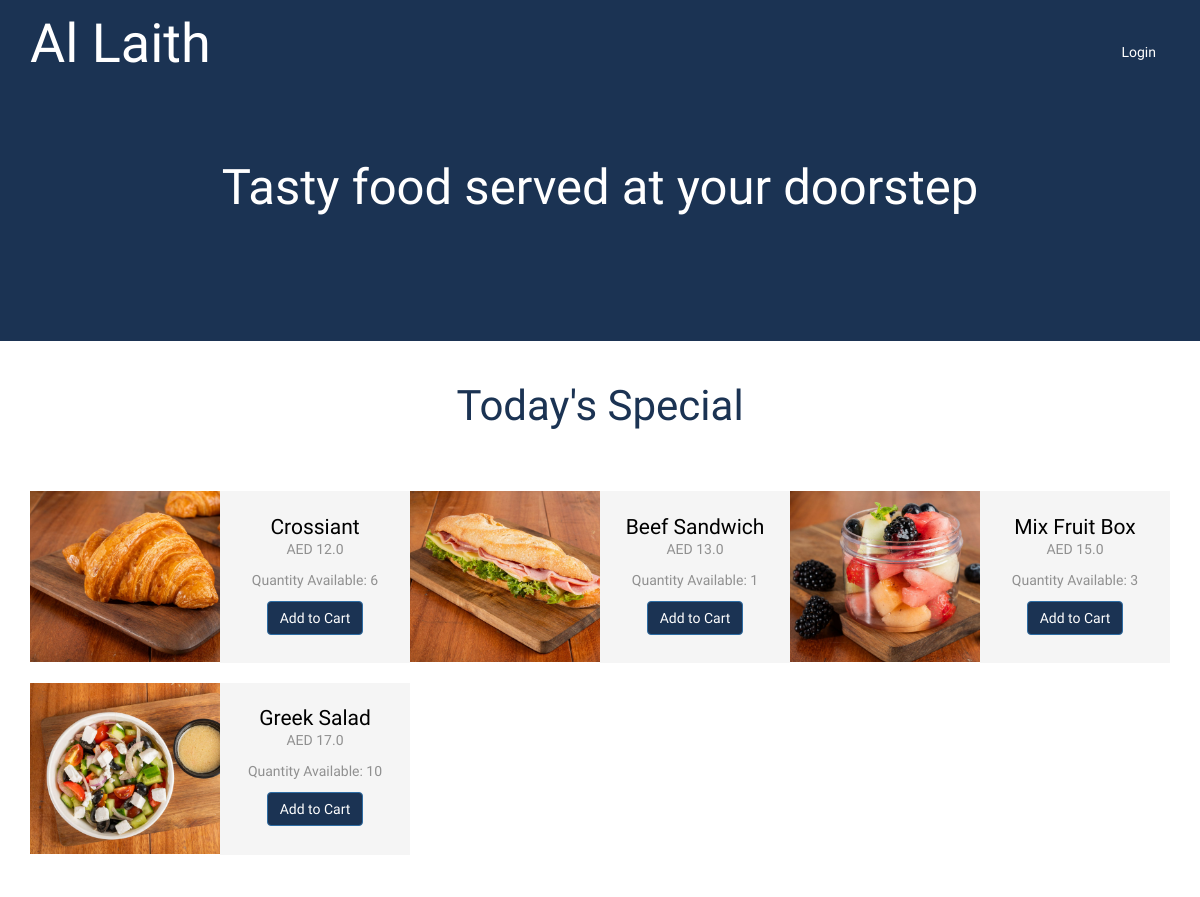
The app's page /, older data.
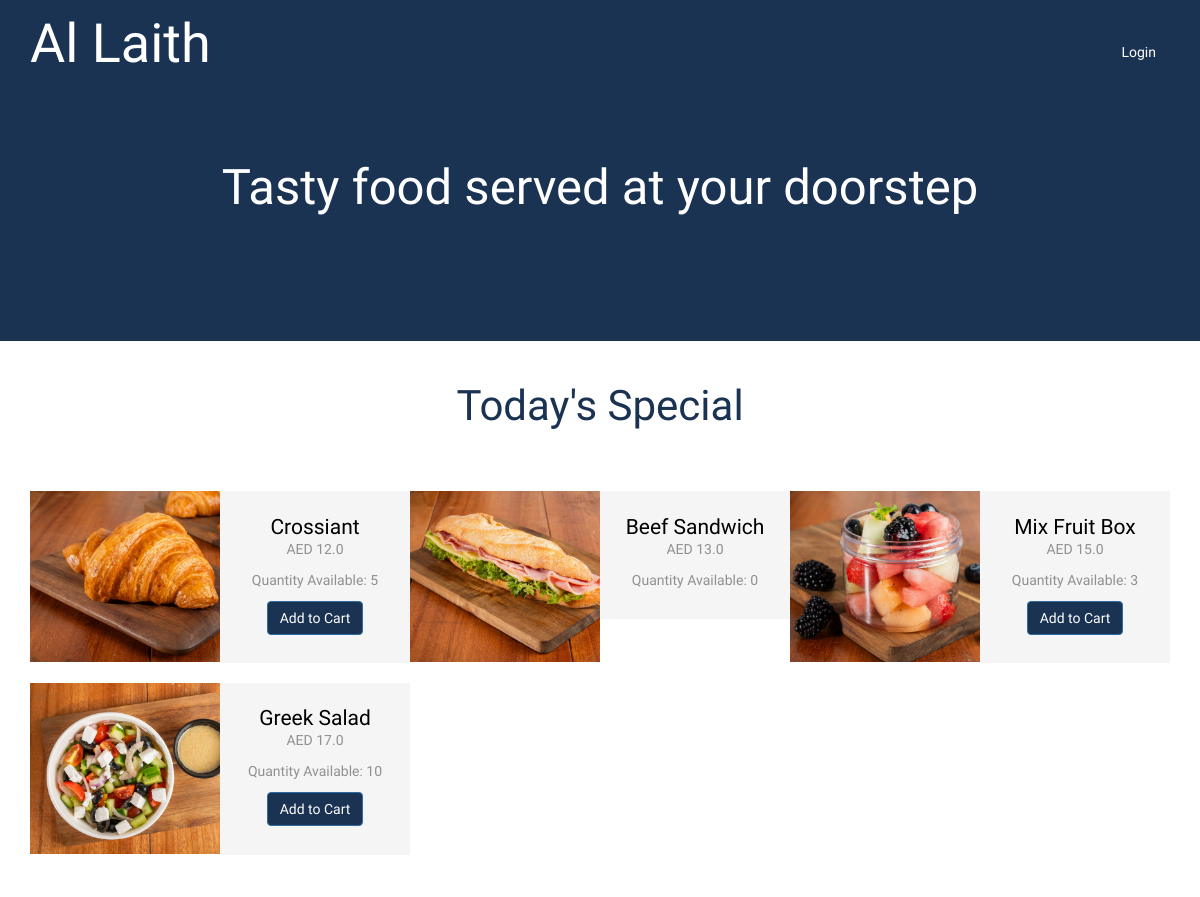
The same page, newer data.
### hotel/models.py (models this page shows, shortened)
class Food(models.Model):
    disabled = 'Disabled'
    enabled = 'Enabled'
    STATUS = (
        (disabled, disabled),
        (enabled, enabled),
    )
    name = models.CharField(max_length=250)
    status = models.CharField(max_length=50, choices=STATUS)
    content_description = models.TextField()
    sale_price = models.FloatField()
    image = models.FileField(blank=True, null =True)
    num_order = models.IntegerField(default=0)
    quantity_available = models.IntegerField()

### hotel/views.py (the view)
# urls.py: path('', views.index, name='index'),
def index(request):
    food = Food.objects.filter().order_by('-num_order')
    items = Cart.objects.filter(user=request.user.id).count()
    return render(request, 'index.html', {'food':food,'item_count':items})

### hotel/templates/index.html (shortened to what this page needs)
{% load static %}
{% load mathfilters %}
{% include "includes/landing_top.html" %}
<body>
	<div data-vide-bg="{% static 'video/bg.jpg' %}">
		{% include "includes/banner.html" %}
	</div>
	<div class="special">
		<div class="container">
			<div class="special-heading">
				<h3>Today's Special</h3>
			</div>
			<div class="special-grids">
			{% for f in food %}
					<div class="col-md-4 w3l-special-grid">
							<div class="col-md-6 w3ls-special-img" style="background: url('/media/{{f.image}}') no-repeat -17px 0px; background-size: cover;">
							</div>
						<div class="col-md-6 agileits-special-info">
							<h4>{{f.name}}</h4></a>
							<p>AED {{f.sale_price|truncatechars:90}}</p>
							<p>Quantity Available: {{f.quantity_available}}</p>
							<p>{% if f.quantity_available > 0 %}
							<a href="{% url 'hotel:addTocart' f.id %}">
								<button class="btn btn-primary">Add to Cart</button>
							</a>
							{% endif %}
						</div>
					</div>
			{% endfor %}
					<div class="clearfix"> </div>
			</div>
		</div>
	</div>

### hotel/templates/includes/landing_top.html (shortened to what this page needs)
{% load static %}
<!DOCTYPE html>
<html>
<head>
<link href="{% static 'dist/css/bootstrap.css' %}" rel="stylesheet" type="text/css" media="all" />
<link rel="stylesheet" href="{% static 'dist/css/style.css' %}" type="text/css" media="all" />
<link href="{% static 'dist/css/font-awesome.css' %}" rel="stylesheet">
<link rel="stylesheet" type="text/css" href="{% static 'assets/css/custom.css' %}"/>
</head>

### hotel/templates/includes/banner.html (shortened to what this page needs)
{% load static %}
        <div class="banner">
			<div class="container">
				<div class="header">
					<div class="logo">
						<h1><a href="{% url 'hotel:index' %}">Al Laith </a></h1>
					</div>
					<div class="top-nav">
						<nav class="navbar navbar-default">
							<div class="collapse navbar-collapse" id="bs-example-navbar-collapse-1">
								<ul class="nav navbar-nav">
									{% if user.is_authenticated %}
									<li><a href="{% url 'hotel:cart' %}">Cart{% if item_count > 0 %}({{item_count}}){%endif%}</a></li>
									<li><a href="{% url 'hotel:my_orders' %}">Orders</a></li>
									{% if user.is_staff %}
									<li><a href="{% url 'hotel:dashboard_admin' %}">Dashboard</a></li>
									{% endif %}
									<li><a href="/accounts/logout/">Logout</a></li>
									{% else %}
									<li><a href="/accounts/login/">Login</a></li>
									{% endif %}
									<div class="clearfix"> </div>
								</ul>
							</div>
						</nav>
					</div>
					<div class="clearfix"> </div>
				</div>
				<div class="banner-info">
					<h2>Tasty food served at your doorstep</h2>
				</div>
			</div>
		</div>

### hotel/static/assets/css/custom.css (style rules this page uses)
body { font-size : 14px; background-color: white; }
ul { list-style-type: none; }
.navbar { background-color: #4ea6bc; padding: 15px ; border-radius: 0; margin: 0; }

Row changes from the older to the newer data that the page shows:
changed Food "Crossiant": quantity_available "6" → "5"
changed Food "Beef Sandwich": quantity_available "1" → "0"; no longer shows "Add to Cart"
